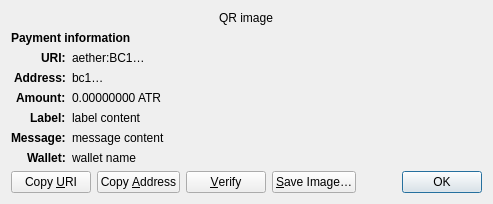
<?xml version="1.0" encoding="UTF-8"?>
<ui version="4.0">
 <class>ReceiveRequestDialog</class>
 <widget class="QDialog" name="ReceiveRequestDialog">
  <property name="geometry">
   <rect>
    <x>0</x>
    <y>0</y>
    <width>413</width>
    <height>229</height>
   </rect>
  </property>
  <property name="windowTitle">
   <string>Request payment to …</string>
  </property>
  <layout class="QGridLayout" name="gridLayout" columnstretch="0,1">
   <property name="sizeConstraint">
    <enum>QLayout::SetFixedSize</enum>
   </property>
   <item row="0" column="0" colspan="2" alignment="Qt::AlignHCenter">
    <widget class="QRImageWidget" name="qr_code">
     <property name="text">
      <string notr="true">QR image</string>
     </property>
     <property name="textInteractionFlags">
      <set>Qt::NoTextInteraction</set>
     </property>
    </widget>
   </item>
   <item row="1" column="0" colspan="2">
    <widget class="QLabel" name="payment_header">
     <property name="font">
      <font>
       <weight>75</weight>
       <bold>true</bold>
      </font>
     </property>
     <property name="text">
      <string>Payment information</string>
     </property>
     <property name="textInteractionFlags">
      <set>Qt::NoTextInteraction</set>
     </property>
    </widget>
   </item>
   <item row="2" column="0" alignment="Qt::AlignRight|Qt::AlignTop">
    <widget class="QLabel" name="uri_tag">
     <property name="font">
      <font>
       <weight>75</weight>
       <bold>true</bold>
      </font>
     </property>
     <property name="text">
      <string notr="true">URI:</string>
     </property>
     <property name="textFormat">
      <enum>Qt::PlainText</enum>
     </property>
     <property name="textInteractionFlags">
      <set>Qt::NoTextInteraction</set>
     </property>
    </widget>
   </item>
   <item row="2" column="1" alignment="Qt::AlignTop">
    <widget class="QLabel" name="uri_content">
     <property name="text">
      <string notr="true">aether:BC1…</string>
     </property>
     <property name="textFormat">
      <enum>Qt::RichText</enum>
     </property>
     <property name="wordWrap">
      <bool>true</bool>
     </property>
     <property name="textInteractionFlags">
      <set>Qt::TextSelectableByMouse</set>
     </property>
    </widget>
   </item>
   <item row="3" column="0" alignment="Qt::AlignRight|Qt::AlignTop">
    <widget class="QLabel" name="address_tag">
     <property name="font">
      <font>
       <weight>75</weight>
       <bold>true</bold>
      </font>
     </property>
     <property name="text">
      <string>Address:</string>
     </property>
     <property name="textInteractionFlags">
      <set>Qt::NoTextInteraction</set>
     </property>
    </widget>
   </item>
   <item row="3" column="1" alignment="Qt::AlignTop">
    <widget class="QLabel" name="address_content">
     <property name="text">
      <string notr="true">bc1…</string>
     </property>
     <property name="textFormat">
      <enum>Qt::PlainText</enum>
     </property>
     <property name="textInteractionFlags">
      <set>Qt::TextSelectableByMouse</set>
     </property>
    </widget>
   </item>
   <item row="4" column="0" alignment="Qt::AlignRight|Qt::AlignTop">
    <widget class="QLabel" name="amount_tag">
     <property name="font">
      <font>
       <weight>75</weight>
       <bold>true</bold>
      </font>
     </property>
     <property name="text">
      <string>Amount:</string>
     </property>
     <property name="textInteractionFlags">
      <set>Qt::NoTextInteraction</set>
     </property>
    </widget>
   </item>
   <item row="4" column="1" alignment="Qt::AlignTop">
    <widget class="QLabel" name="amount_content">
     <property name="text">
      <string notr="true">0.00000000 ATR</string>
     </property>
     <property name="textFormat">
      <enum>Qt::PlainText</enum>
     </property>
     <property name="textInteractionFlags">
      <set>Qt::TextSelectableByMouse</set>
     </property>
    </widget>
   </item>
   <item row="5" column="0" alignment="Qt::AlignRight|Qt::AlignTop">
    <widget class="QLabel" name="label_tag">
     <property name="font">
      <font>
       <weight>75</weight>
       <bold>true</bold>
      </font>
     </property>
     <property name="text">
      <string>Label:</string>
     </property>
     <property name="textInteractionFlags">
      <set>Qt::NoTextInteraction</set>
     </property>
    </widget>
   </item>
   <item row="5" column="1" alignment="Qt::AlignTop">
    <widget class="QLabel" name="label_content">
     <property name="text">
      <string notr="true">label content</string>
     </property>
     <property name="textFormat">
      <enum>Qt::PlainText</enum>
     </property>
     <property name="wordWrap">
      <bool>true</bool>
     </property>
     <property name="textInteractionFlags">
      <set>Qt::TextSelectableByMouse</set>
     </property>
    </widget>
   </item>
   <item row="6" column="0" alignment="Qt::AlignRight|Qt::AlignTop">
    <widget class="QLabel" name="message_tag">
     <property name="font">
      <font>
       <weight>75</weight>
       <bold>true</bold>
      </font>
     </property>
     <property name="text">
      <string>Message:</string>
     </property>
     <property name="textInteractionFlags">
      <set>Qt::NoTextInteraction</set>
     </property>
    </widget>
   </item>
   <item row="6" column="1" alignment="Qt::AlignTop">
    <widget class="QLabel" name="message_content">
     <property name="text">
      <string notr="true">message content</string>
     </property>
     <property name="textFormat">
      <enum>Qt::PlainText</enum>
     </property>
     <property name="wordWrap">
      <bool>true</bool>
     </property>
     <property name="textInteractionFlags">
      <set>Qt::TextSelectableByMouse</set>
     </property>
    </widget>
   </item>
   <item row="7" column="0" alignment="Qt::AlignRight|Qt::AlignTop">
    <widget class="QLabel" name="wallet_tag">
     <property name="font">
      <font>
       <weight>75</weight>
       <bold>true</bold>
      </font>
     </property>
     <property name="text">
      <string>Wallet:</string>
     </property>
     <property name="textInteractionFlags">
      <set>Qt::NoTextInteraction</set>
     </property>
    </widget>
   </item>
   <item row="7" column="1" alignment="Qt::AlignTop">
    <widget class="QLabel" name="wallet_content">
     <property name="text">
      <string notr="true">wallet name</string>
     </property>
     <property name="textFormat">
      <enum>Qt::PlainText</enum>
     </property>
     <property name="wordWrap">
      <bool>true</bool>
     </property>
     <property name="textInteractionFlags">
      <set>Qt::TextSelectableByMouse</set>
     </property>
    </widget>
   </item>
   <item row="8" column="0" colspan="2">
    <layout class="QHBoxLayout" name="horizontalLayout">
     <item>
      <widget class="QPushButton" name="btnCopyURI">
       <property name="text">
        <string>Copy &amp;URI</string>
       </property>
       <property name="autoDefault">
        <bool>false</bool>
       </property>
      </widget>
     </item>
     <item>
      <widget class="QPushButton" name="btnCopyAddress">
       <property name="text">
        <string>Copy &amp;Address</string>
       </property>
       <property name="autoDefault">
        <bool>false</bool>
       </property>
      </widget>
     </item>
     <item>
      <widget class="QPushButton" name="btnVerify">
       <property name="text">
        <string>&amp;Verify</string>
       </property>
       <property name="toolTip">
        <string>Verify this address on e.g. a hardware wallet screen</string>
       </property>
       <property name="autoDefault">
        <bool>false</bool>
       </property>
      </widget>
     </item>
     <item>
      <widget class="QPushButton" name="btnSaveAs">
       <property name="text">
        <string>&amp;Save Image…</string>
       </property>
       <property name="autoDefault">
        <bool>false</bool>
       </property>
      </widget>
     </item>
     <item>
      <spacer name="horizontalSpacer_2">
       <property name="orientation">
        <enum>Qt::Horizontal</enum>
       </property>
       <property name="sizeHint" stdset="0">
        <size>
         <width>40</width>
         <height>20</height>
        </size>
       </property>
      </spacer>
     </item>
     <item>
      <widget class="QDialogButtonBox" name="buttonBox">
       <property name="focusPolicy">
        <enum>Qt::StrongFocus</enum>
       </property>
       <property name="standardButtons">
        <set>QDialogButtonBox::Ok</set>
       </property>
      </widget>
     </item>
    </layout>
   </item>
  </layout>
 </widget>
 <customwidgets>
  <customwidget>
   <class>QRImageWidget</class>
   <extends>QLabel</extends>
   <header>qt/qrimagewidget.h</header>
  </customwidget>
 </customwidgets>
 <tabstops>
  <tabstop>buttonBox</tabstop>
  <tabstop>btnCopyURI</tabstop>
  <tabstop>btnCopyAddress</tabstop>
  <tabstop>btnSaveAs</tabstop>
 </tabstops>
 <resources/>
 <connections>
  <connection>
   <sender>buttonBox</sender>
   <signal>accepted()</signal>
   <receiver>ReceiveRequestDialog</receiver>
   <slot>accept()</slot>
   <hints>
    <hint type="sourcelabel">
     <x>135</x>
     <y>230</y>
    </hint>
    <hint type="destinationlabel">
     <x>135</x>
     <y>126</y>
    </hint>
   </hints>
  </connection>
 </connections>
</ui>
